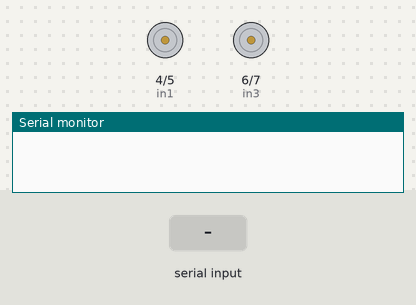
A sketch run on a simulated Arduino Uno, built with avr-gcc and run on an emulated ATmega328P. Shown: motor-driver pin pairs drawn as motors (green arrow = first pin HIGH = forward, orange = second pin HIGH = backward, longer = more drive, scaled by the enable pin), the last lines printed to the serial monitor. Inputs (shaded band) come from the test bench.

Above: at 1.2 s.
1.3 s: "go" received over Serial
At 3.1 s:
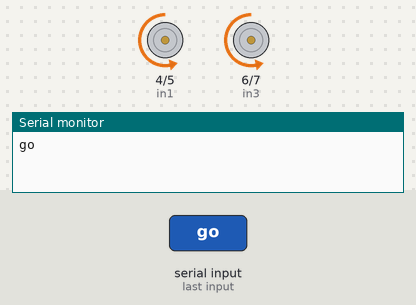
3.8 s: "back" received over Serial
At 6.0 s:
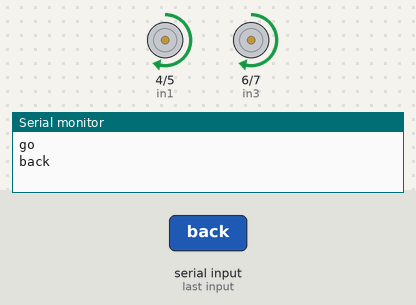
6.3 s: "left" received over Serial
At 8.1 s:
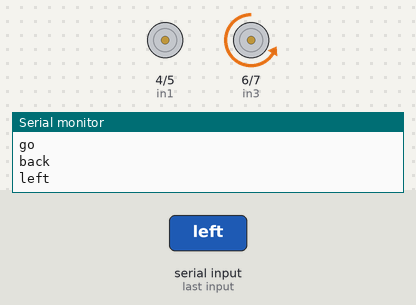
8.8 s: "right" received over Serial
At 10.1 s:
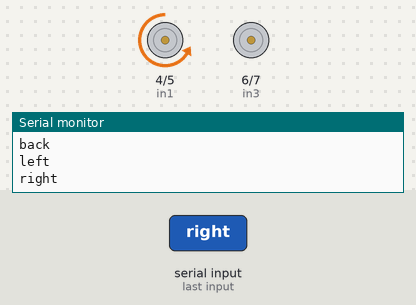
11.3 s: "random" received over Serial
At 13.2 s:
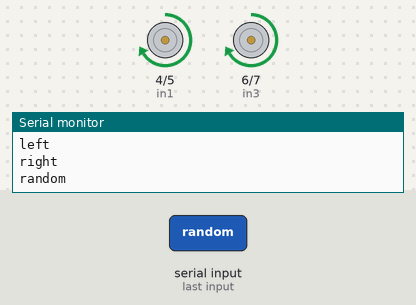
Timing chart, 0 to 20.8 s (numbered marks = the images above; inputs shaded):
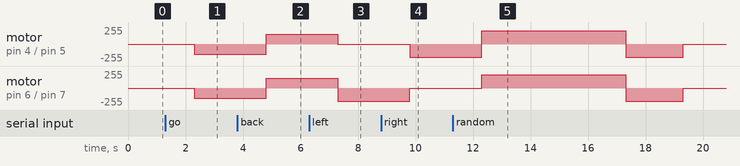

Measured:
- after the input at 1.3 s, motor on pin 4 (in1) / pin 5 (in2), motor on pin 6 (in3) / pin 7 (in4): stopped → backward 150/255 after 1.0 s
- after the input at 3.8 s, motor on pin 4 (in1) / pin 5 (in2), motor on pin 6 (in3) / pin 7 (in4): backward 150/255 → forward 150/255 after 1.0 s
- after the input at 6.3 s, motor on pin 4 (in1) / pin 5 (in2): forward 150/255 → stopped after 1.0 s; motor on pin 6 (in3) / pin 7 (in4): forward 150/255 → backward 200/255 after 1.0 s
- after the input at 8.8 s, motor on pin 4 (in1) / pin 5 (in2): stopped → backward 200/255 after 1.0 s; motor on pin 6 (in3) / pin 7 (in4): backward 200/255 → stopped after 1.0 s
- after the input at 11.3 s, motor on pin 4 (in1) / pin 5 (in2): backward 200/255 → forward 200/255 after 1.0 s, → backward 200/255 5.0 s later, → stopped 2.0 s later; motor on pin 6 (in3) / pin 7 (in4): stopped → forward 200/255 after 1.0 s, → backward 200/255 5.0 s later, → stopped 2.0 s later

The sketch:

VCR_without_methods.ino
```cpp
int enA = 9;
int in1 = 4;
int in2 = 5;
int enB = 10;
int in3 = 6;
int in4 = 7;
String val;


void setup()
{
  Serial.begin(9600);
  pinMode(enA , OUTPUT);
  pinMode(in1 , OUTPUT);
  pinMode(in2 , OUTPUT);
  pinMode(enB , OUTPUT);
  pinMode(in3 , OUTPUT);
  pinMode(in4 , OUTPUT);
}
void loop()
{
  if (Serial.available())
  {
    val = Serial.readString();
    Serial.println(val);

  if (val == "go")
  {
    digitalWrite(in1, LOW);
    digitalWrite(in2, HIGH);

    analogWrite(enA, 150);

    digitalWrite(in3, LOW);
    digitalWrite(in4, HIGH);

    analogWrite(enB, 150);
  }
  if (val == "forward")
  {
    digitalWrite(in1, LOW);
    digitalWrite(in2, HIGH);

    analogWrite(enA, 150);

    digitalWrite(in3, LOW);
    digitalWrite(in4, HIGH);

    analogWrite(enB, 150);
  }
 if (val == "back")
  {
    digitalWrite(in1, HIGH);
    digitalWrite(in2, LOW);

    analogWrite(enA, 150);

    digitalWrite(in3, HIGH);
    digitalWrite(in4, LOW);

    analogWrite(enB, 150);

  }
  if (val == "left")
  {
    digitalWrite(in1, LOW);
    digitalWrite(in2, LOW);

    analogWrite(enA, 200);

    digitalWrite(in3, LOW);
    digitalWrite(in4, HIGH);

    analogWrite(enB, 200);

    delay(1200);

  }
  if (val == "right")
  {
    digitalWrite(in1, LOW);
    digitalWrite(in2, HIGH);

    analogWrite(enA, 200);

    digitalWrite(in3, LOW);
    digitalWrite(in4, LOW);

    analogWrite(enB, 200);

    delay(1200);
  }
  }
  if (val == "random")
  {
    digitalWrite(in1, HIGH);
    digitalWrite(in2, LOW);

    analogWrite(enA, 200);

    digitalWrite(in3, HIGH);
    digitalWrite(in4, LOW);

    analogWrite(enB, 200);

    delay(5000);

    digitalWrite(in1, LOW);
    digitalWrite(in2, HIGH);
    digitalWrite(in3, LOW);
    digitalWrite(in4, HIGH);

    delay(2000);

    digitalWrite(in1, LOW);
    digitalWrite(in2, LOW);
    digitalWrite(in3, LOW);
    digitalWrite(in4, LOW);

    delay(2000);

    digitalWrite(in1, HIGH);
    digitalWrite(in2, LOW);
    digitalWrite(in3, LOW);
    digitalWrite(in4, LOW);

    delay(500);

    digitalWrite(in1, LOW);
    digitalWrite(in2, LOW);
    digitalWrite(in3, HIGH);
    digitalWrite(in4, LOW);

    delay(500);

  }
    if (val == "stop")
  {
    digitalWrite(in1, LOW);
    digitalWrite(in2, LOW);

    analogWrite(enA, 200);

    digitalWrite(in3, LOW);
    digitalWrite(in4, LOW);

    analogWrite(enB, 200);
  }
      if (val == "reverse")
  {
    digitalWrite(in1, LOW);
    digitalWrite(in2, LOW);

    analogWrite(enA, 200);

    digitalWrite(in3, LOW);
    digitalWrite(in4, LOW);

    analogWrite(enB, 200);
  }

}
```
